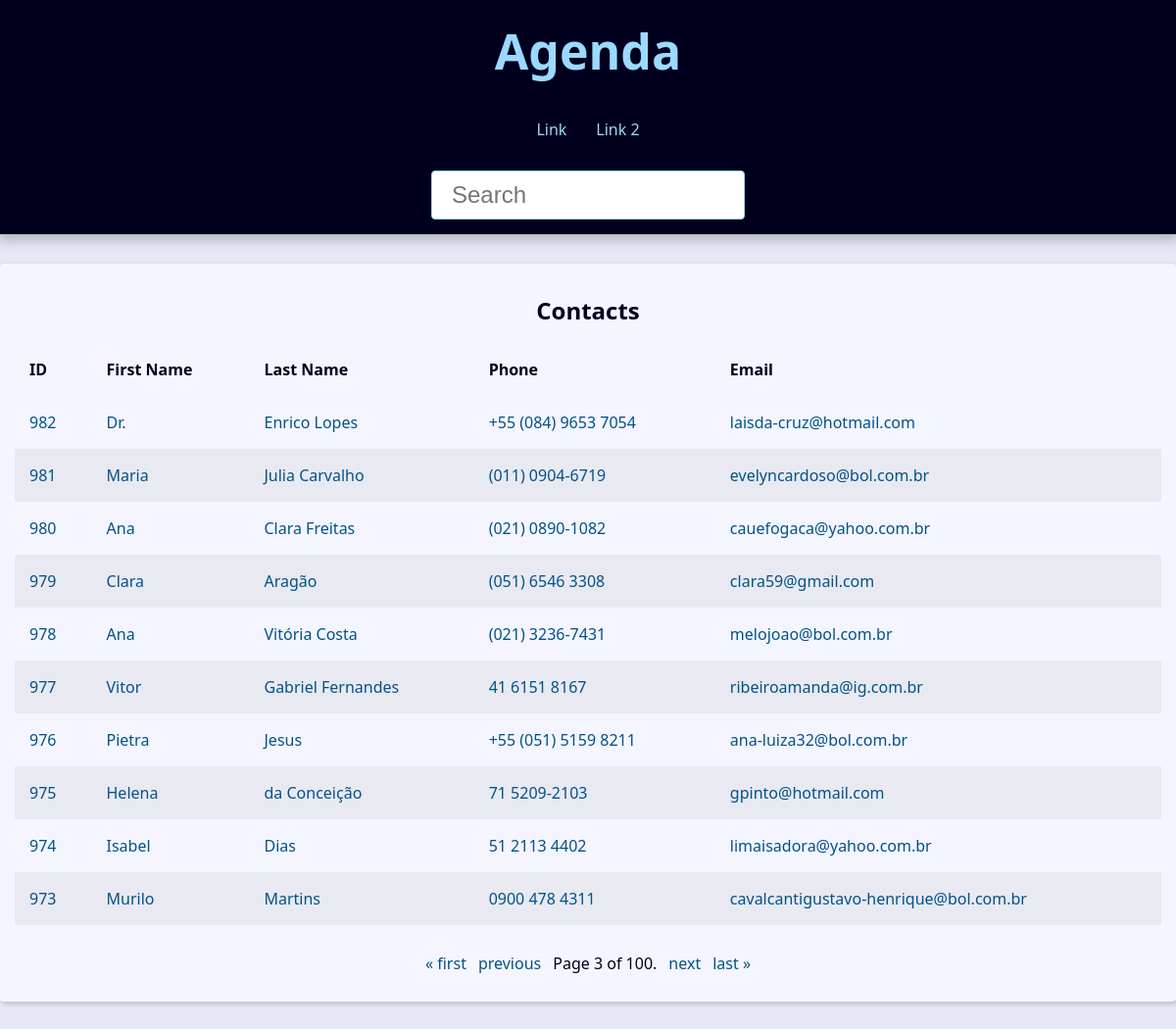
The app's page /?page=3&q= with its own data.
### contact/models.py (models this page shows, shortened)
class Contact(models.Model):
    first_name = models.CharField(max_length= 50)
    last_name = models.CharField(max_length= 50)
    phone = models.CharField(max_length= 50)
    email = models.EmailField(max_length= 254, blank=True)
    created_date = models.DateTimeField(default=timezone.now)
    description = models.TextField()
    show = models.BooleanField(default=True)
    picture = models.ImageField(blank=True, upload_to= 'pictures/%Y/%m/')
    category = models.ForeignKey(Category, on_delete=models.SET_NULL, blank=True, null=True)
    owner = models.ForeignKey(
        User,
        on_delete=models.SET_NULL,
        blank=True, null=True
    )

### contact/views/contact_views.py (the view)
# urls.py: path('', views.index, name='index'),
def index(request):
    contacts = Contact.objects \
        .filter(show=True)\
        .order_by('-id')
    paginator = Paginator(contacts, 10)
    page_number = request.GET.get("page")
    page_obj = paginator.get_page(page_number)
    context = {
        'page_obj': page_obj,
        'site_title': 'Contatos - '
    }
    return render(
        request,
        'contact/index.html',
        context
    )

### contact/templates/contact/index.html
{% extends 'global/base.html' %}
{% block content %}
{% if page_obj %}
<div class="responsive-table">
    <table class="contacts-table">
        <caption class="table-caption">
            Contacts
        </caption>
        <thead>
            <tr class="table-row table_row-header">
                <th class="table-header">ID</th>
                <th class="table-header">First Name</th>
                <th class="table-header">Last Name</th>
                <th class="table-header">Phone</th>
                <th class="table-header">Email</th>
            </tr>
        </thead>
        <tbody>
            {% for contact in page_obj %}
                <tr class="table-row">
                    <td class="table-cel">
                        <a class="table-link" href="{% url 'contact:contact' contact.id %}">
                            {{ contact.id }}
                        </a>
                    </td>
                    <td class="table-cel">
                        <a class="table-link" href="#">
                            {{ contact.first_name }}
                        </a>
                    </td>
                    <td class="table-cel">
                        <a class="table-link" href="#">
                            {{ contact.last_name }}
                        </a>
                    </td>
                    <td class="table-cel">
                        <a class="table-link" href="#">
                            {{ contact.phone }}
                        </a>
                    </td>
                    <td class="table-cel">
                        <a class="table-link" href="#">
                            {{ contact.email }}
                        </a>
                    </td>
                </tr>
            {% endfor %}
        </tbody>
    </table>
</div>
{% else %}
<div class="single-contact">
    <h1 class="single-contact-name">
        Nenhum contato encontrado!
    </h1>
</div>
{% endif %}
{% endblock content %}

### base_static/global/css/style.css (style rules this page uses)
:root { --spacing: 1.5rem; --link-dark-color: rgb(0, 83, 134); --link-light-color: rgb(156, 217, 255); --clr-white: rgb(245, 245, 255); --clr-black: rgb(0, 0, 30); --clr-light-gray: rgb(230, 230, 245); --clr-dark-shadow-5: rgba(0, 0, 10, 5%); --clr-dark-shadow-10: rgba(0, 0, 10, 10%); --clr-dark-shadow-20: rgba(0, 0, 10, 20%); --clr-light-shadow-5: rgba(200, 200, 255, 5%); --clr-light-shadow-10: rgba(200, 200, 255, 10%); --clr-light-shadow-20: rgba(200, 200, 255, 20%); --main-page-width: 120rem; --table-min-width: 60rem; --biggest-font-size: 5rem; --bigger-font-size: 4rem; --big-font-size: 3.2rem; --medium-font-size: 2.4rem; --small-font-size: 1.6rem; --smaller-font-size: 1.4rem; --smallest-font-size: 1.2rem; --transition-fast: 300ms; --transition-medium: 600ms; --transition-slow: 1s; --default-border-radius: 4px; }
*, *::before, *::after { margin: 0; padding: 0; box-sizing: border-box; }
html { font-size: 62.5%; }
body { font-family: system-ui, -apple-system, BlinkMacSystemFont, 'Segoe UI', Roboto, Oxygen, Ubuntu, Cantarell, 'Open Sans', 'Helvetica Neue', sans-serif; line-height: 1.5; font-size: var(--small-font-size); color: var(--clr-black); -webkit-font-smoothing: antialiased; background: var(--clr-light-gray); }
.responsive-table { width: 100%; overflow-x: auto; }
.contacts-table { width: 100%; min-width: var(--table-min-width); border-collapse: collapse; }
.table-caption { font-size: var(--medium-font-size); font-weight: bold; padding: var(--spacing); }
.table-row { text-align: left; text-overflow: ellipsis; transition: background-color var(--transition-fast) ease-in-out; }
.table-row:nth-of-type(2n) { background: var(--clr-dark-shadow-5); }
.table-cel, .table-header { padding: var(--spacing); }
.table-link { color: var(--link-dark-color); transition: color var(--transition-fast) ease-in-out; text-decoration: none; }

### records on screen
Contact: id "982", first_name "Dr.", last_name "Enrico Lopes", phone "+55 (084) 9653 7054", email "laisda-cruz@hotmail.com"
Contact: id "981", first_name "Maria", last_name "Julia Carvalho", phone "(011) 0904-6719", email "evelyncardoso@bol.com.br"
Contact: id "980", first_name "Ana", last_name "Clara Freitas", phone "(021) 0890-1082", email "cauefogaca@yahoo.com.br"
Contact: id "979", first_name "Clara", last_name "Aragão", phone "(051) 6546 3308", email "clara59@gmail.com"
Contact: id "978", first_name "Ana", last_name "Vitória Costa", phone "(021) 3236-7431", email "melojoao@bol.com.br"
Contact: id "977", first_name "Vitor", last_name "Gabriel Fernandes", phone "41 6151 8167", email "ribeiroamanda@ig.com.br"
Contact: id "976", first_name "Pietra", last_name "Jesus", phone "+55 (051) 5159 8211", email "ana-luiza32@bol.com.br"
Contact: id "975", first_name "Helena", last_name "da Conceição", phone "71 5209-2103", email "gpinto@hotmail.com"
Contact: id "974", first_name "Isabel", last_name "Dias", phone "51 2113 4402", email "limaisadora@yahoo.com.br"
Contact: id "973", first_name "Murilo", last_name "Martins", phone "0900 478 4311", email "cavalcantigustavo-henrique@bol.com.br"

### other values on screen
{{ page_obj.number }} "3"
{{ page_obj.paginator.num_pages }} "100"
